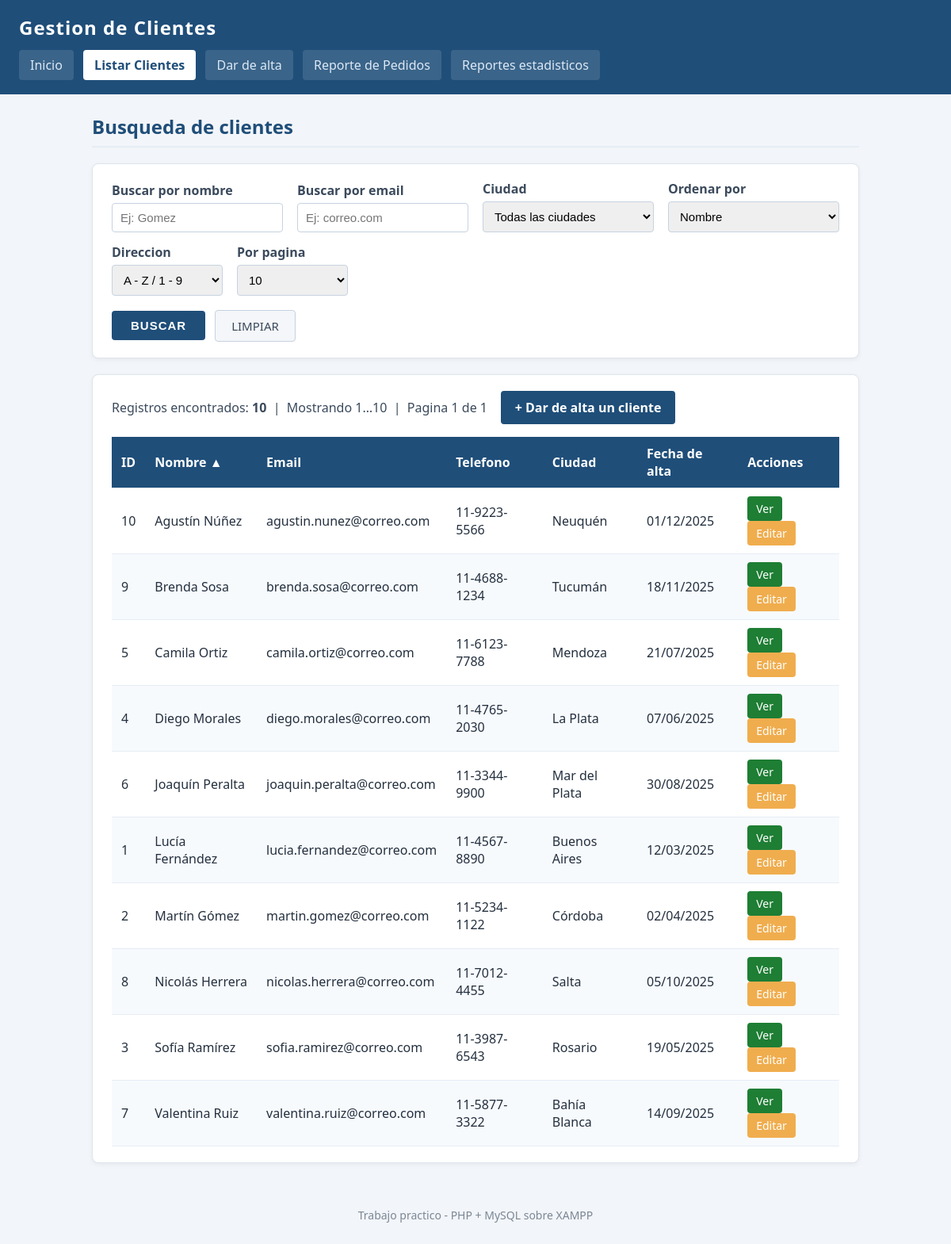
The page /gestion_clientes/listar.php on the database its author committed.
### tables this page shows
CREATE TABLE `clientes` (
  `id` int(11) NOT NULL,
  `nombre` varchar(80) NOT NULL,
  `email` varchar(120) NOT NULL,
  `telefono` varchar(30) DEFAULT NULL,
  `ciudad` varchar(60) DEFAULT NULL,
  `fecha_alta` date NOT NULL
);

### gestion_clientes/clientes_datos.php (called while the page is built, shortened)
<?php
function armar_filtros_clientes(array $filtros): array
{
    $condiciones = [];
    $parametros  = [];
    $buscar = trim((string) ($filtros['buscar'] ?? ''));
    $email  = trim((string) ($filtros['email'] ?? ''));
    $ciudad = trim((string) ($filtros['ciudad'] ?? ''));
    $where = empty($condiciones) ? '' : ' WHERE ' . implode(' AND ', $condiciones);
    return [$where, $parametros];
}
function contar_clientes(PDO $conexion, array $filtros): int
{
    [$where, $parametros] = armar_filtros_clientes($filtros);
    $sql = "SELECT COUNT(*) FROM clientes" . $where;
    $stmt = $conexion->prepare($sql);
    $stmt->execute($parametros);
    return (int) $stmt->fetchColumn();
}
function buscar_clientes(
    PDO $conexion,
    array $filtros,
    string $orden,
    string $direccion,
    int $inicio,
    int $porPagina
): array {
    [$where, $parametros] = armar_filtros_clientes($filtros);
    $columna = COLUMNAS_ORDEN_CLIENTES[$orden] ?? 'nombre';
    $sentido = (strtoupper($direccion) === 'DESC') ? 'DESC' : 'ASC';
    $sql = "SELECT id, nombre, email, telefono, ciudad, fecha_alta
            FROM clientes" . $where .
           " ORDER BY $columna $sentido, id ASC
            LIMIT :inicio, :cantidad";
    $stmt = $conexion->prepare($sql);
    $stmt->bindValue(':inicio',   $inicio,    PDO::PARAM_INT);
    $stmt->bindValue(':cantidad', $porPagina, PDO::PARAM_INT);
    $stmt->execute();
    return $stmt->fetchAll(PDO::FETCH_ASSOC);
}

### gestion_clientes/listar.php (the view, shortened to what this page needs)
<?php
require_once 'funciones.php';
require_once 'conexion.php';
require_once 'clientes_datos.php';
$conexion = obtener_conexion();
$buscar = trim($_GET['buscar'] ?? '');
$email  = trim($_GET['email'] ?? '');
$ciudad = trim($_GET['ciudad'] ?? '');
$orden = $_GET['orden'] ?? 'nombre';
$direccion = (strtoupper($_GET['dir'] ?? '') === 'DESC') ? 'DESC' : 'ASC';
$porPagina = isset($_GET['por_pagina']) ? (int) $_GET['por_pagina'] : 10;
$opcionesPorPagina = [5, 10, 20, 50];
$filtros = [
    'buscar'     => $buscar,
    'email'      => $email,
    'ciudad'     => $ciudad,
    'orden'      => $orden,
    'dir'        => $direccion,
    'por_pagina' => $porPagina,
];
$totalRegistros = contar_clientes($conexion, $filtros);
$totalPaginas   = max(1, (int) ceil($totalRegistros / $porPagina));
$pagina = isset($_GET['pagina']) ? (int) $_GET['pagina'] : 1;
$pagina = min($pagina, $totalPaginas);
$inicio  = ($pagina - 1) * $porPagina;
$clientes = buscar_clientes($conexion, $filtros, $orden, $direccion, $inicio, $porPagina);
$desdeRegistro = $totalRegistros === 0 ? 0 : $inicio + 1;
$hastaRegistro = $totalRegistros === 0 ? 0 : $inicio + count($clientes);
function url_orden(array $filtros, string $columna, string $dirActual, string $columnaActiva): string
{
    $nuevaDir = ($columna === $columnaActiva && $dirActual === 'ASC') ? 'DESC' : 'ASC';
    return 'listar.php?' . http_build_query(array_merge($filtros, [
        'orden' => $columna,
        'dir'   => $nuevaDir,
        'pagina' => 1,
    ]));
}
cabecera('Buscar Clientes', 'listado');
?>
<h2>Busqueda de clientes</h2>
<div class="tarjeta">
    <form action="listar.php" method="GET" class="formulario-busqueda">
        <div class="grupo-campos">
            <div class="campo">
                <label for="buscar">Buscar por nombre</label>
                <input type="text" id="buscar" name="buscar" maxlength="80"
                       value="<?= e($buscar) ?>" placeholder="Ej: Gomez">
            </div>
            <div class="campo">
                <label for="email">Buscar por email</label>
                <input type="text" id="email" name="email" maxlength="120"
                       value="<?= e($email) ?>" placeholder="Ej: correo.com">
            </div>
            <div class="campo">
                <label for="ciudad">Ciudad</label>
                <select id="ciudad" name="ciudad">
                    <option value="">Todas las ciudades</option>
                </select>
            </div>
            <div class="campo">
                <label for="orden">Ordenar por</label>
                <select id="orden" name="orden">
                    <option value="nombre" <?= $orden === 'nombre' ? 'selected' : '' ?>>Nombre</option>
                </select>
            </div>
            <div class="campo campo-corto">
                <label for="dir">Direccion</label>
                <select id="dir" name="dir">
                    <option value="ASC"  <?= $direccion === 'ASC'  ? 'selected' : '' ?>>A - Z / 1 - 9</option>
                </select>
            </div>
            <div class="campo campo-corto">
                <label for="por_pagina">Por pagina</label>
                <select id="por_pagina" name="por_pagina">
                    <?php foreach ($opcionesPorPagina as $cantidad) { ?>
                        <option value="<?= $cantidad ?>"
                            <?= $porPagina === $cantidad ? 'selected' : '' ?>>
                            <?= $cantidad ?>
                        </option>
                    <?php } ?>
                </select>
            </div>
        </div>
        <div class="acciones-busqueda">
            <button type="submit" class="boton-buscar">BUSCAR</button>
            <a class="boton-limpiar" href="listar.php">LIMPIAR</a>
        </div>
    </form>
</div>
<div class="tarjeta">
    <p class="resumen">
        Registros encontrados: <strong><?= e($totalRegistros) ?></strong>
        <?php if ($totalRegistros > 0) { ?>
            &nbsp;|&nbsp; Mostrando <?= e($desdeRegistro) ?>&hellip;<?= e($hastaRegistro) ?>
            &nbsp;|&nbsp; Pagina <?= e($pagina) ?> de <?= e($totalPaginas) ?>
        <?php } ?>
        <a class="boton-nuevo" href="cliente_alta.php">+ Dar de alta un cliente</a>
    </p>
    <?php if ($totalRegistros === 0) { ?>
        <!-- ==================================================
             MENSAJE CUANDO NO EXISTEN RESULTADOS
             ================================================== -->
        <p class="sin-resultados">
            No se encontraron clientes con los filtros aplicados.
            <?php if ($buscar !== '' || $email !== '' || $ciudad !== '') { ?>
                Prob&aacute; con <a href="listar.php">limpiar la busqueda</a>.
            <?php } ?>
        </p>
    <?php } else { ?>
        <div class="tabla-envoltura">
            <table>
                <thead>
                    <tr>
                        <th>
                            <a class="orden-columna" href="<?= e(url_orden($filtros, 'id', $direccion, $orden)) ?>">
                                ID <?= $orden === 'id' ? ($direccion === 'ASC' ? '&#9650;' : '&#9660;') : '' ?>
                            </a>
                        </th>
                        <th>
                            <a class="orden-columna" href="<?= e(url_orden($filtros, 'nombre', $direccion, $orden)) ?>">
                                Nombre <?= $orden === 'nombre' ? ($direccion === 'ASC' ? '&#9650;' : '&#9660;') : '' ?>
                            </a>
                        </th>
                        <th>
                            <a class="orden-columna" href="<?= e(url_orden($filtros, 'email', $direccion, $orden)) ?>">
                                Email <?= $orden === 'email' ? ($direccion === 'ASC' ? '&#9650;' : '&#9660;') : '' ?>
                            </a>
                        </th>
                        <th>Telefono</th>
                        <th>
                            <a class="orden-columna" href="<?= e(url_orden($filtros, 'ciudad', $direccion, $orden)) ?>">
                                Ciudad <?= $orden === 'ciudad' ? ($direccion === 'ASC' ? '&#9650;' : '&#9660;') : '' ?>
                            </a>
                        </th>
                        <th>Fecha de alta</th>
                        <th>Acciones</th>
                    </tr>
                </thead>
                <tbody>
                <?php foreach ($clientes as $cliente) { ?>
                    <tr>
                        <td><?= e($cliente['id']) ?></td>
                        <td><?= e($cliente['nombre']) ?></td>
                        <td><?= e($cliente['email']) ?></td>
                        <td><?= e($cliente['telefono'] ?? '') ?></td>
                        <td><?= e($cliente['ciudad'] ?? '') ?></td>
                        <td><?= e(date('d/m/Y', strtotime($cliente['fecha_alta']))) ?></td>
                        <td>
                            <a class="boton boton-ver"
                               href="cliente_ver.php?id=<?= e($cliente['id']) ?>">Ver</a>
                            <a class="boton boton-editar"
                               href="cliente_editar.php?id=<?= e($cliente['id']) ?>">Editar</a>
                        </td>
                    </tr>
                <?php } ?>
                </tbody>
            </table>
        </div>
    <?php } ?>
</div>
<?php pie(); ?>

### gestion_clientes/funciones.php (shortened to what this page needs)
<?php
function e($texto): string
{
    return htmlspecialchars((string) $texto, ENT_QUOTES, 'UTF-8');
}
function cabecera(string $titulo, string $activa = ''): void
{
    ?>
<!DOCTYPE html>
<html lang="es">
<head>
    <link rel="stylesheet" href="estilos.css">
</head>
<body>
<header class="cabecera">
    <h1>Gestion de Clientes</h1>
    <nav class="menu">
        <a href="index.php"            class="<?= $activa === 'menu'    ? 'activo' : '' ?>">Inicio</a>
        <a href="listar.php"           class="<?= $activa === 'listado' ? 'activo' : '' ?>">Listar Clientes</a>
        <a href="cliente_alta.php"     class="<?= $activa === 'alta'    ? 'activo' : '' ?>">Dar de alta</a>
        <a href="reporte_pedidos.php"  class="<?= $activa === 'reporte'  ? 'activo' : '' ?>">Reporte de Pedidos</a>
        <a href="reportes.php"         class="<?= $activa === 'reportes' ? 'activo' : '' ?>">Reportes estadisticos</a>
    </nav>
</header>
<main class="contenido">
    <?php
}
function pie(): void
{
    ?>
</main>
<footer class="pie">
    <p>Trabajo practico - PHP + MySQL sobre XAMPP</p>
</footer>
</body>
</html>
    <?php
}

### gestion_clientes/estilos.css (style rules this page uses)
* { box-sizing: border-box; }
body { margin: 0; font-family: "Segoe UI", Tahoma, Arial, sans-serif; font-size: 16px; color: #24303f; background-color: #f2f5f9; }
.cabecera { background-color: #1f4e79; color: #ffffff; padding: 18px 24px; }
.cabecera h1 { margin: 0 0 12px 0; font-size: 24px; letter-spacing: 1px; }
.menu a { display: inline-block; margin-right: 8px; padding: 8px 14px; color: #dce8f5; text-decoration: none; border-radius: 4px; background-color: rgba(255, 255, 255, 0.12); }
.menu a.activo { background-color: #ffffff; color: #1f4e79; font-weight: bold; }
.contenido { max-width: 1000px; margin: 24px auto; padding: 0 16px; }
.tarjeta { background-color: #ffffff; border: 1px solid #dde4ec; border-radius: 8px; padding: 20px 24px; margin-bottom: 20px; box-shadow: 0 2px 6px rgba(0, 0, 0, 0.05); }
h2 { margin-top: 0; color: #1f4e79; border-bottom: 2px solid #e6edf5; padding-bottom: 8px; }
table { width: 100%; border-collapse: collapse; margin-top: 10px; }
th, td { padding: 10px 12px; text-align: left; border-bottom: 1px solid #e6edf5; }
th { background-color: #1f4e79; color: #ffffff; }
tbody tr:nth-child(even) { background-color: #f7fafd; }
.tabla-envoltura { overflow-x: auto; }
form { max-width: 520px; }
.campo { margin-bottom: 14px; }
.campo label { display: block; margin-bottom: 5px; font-weight: bold; color: #3b4a5c; }
.campo input, .campo select { width: 100%; padding: 9px 10px; border: 1px solid #c6d2e0; border-radius: 4px; font-size: 15px; }
.boton { display: inline-block; padding: 5px 10px; border-radius: 4px; text-decoration: none; font-size: 14px; border: 1px solid transparent; }
.boton-editar { background-color: #f0ad4e; color: #ffffff; }
.boton-nuevo { display: inline-block; background-color: #1f4e79; color: #ffffff; padding: 10px 18px; border-radius: 4px; text-decoration: none; font-weight: bold; }
.pie { text-align: center; color: #7b8794; font-size: 14px; padding: 18px 0 26px 0; }
.formulario-busqueda { max-width: none; }
.formulario-busqueda .grupo-campos { display: flex; flex-wrap: wrap; gap: 14px 18px; align-items: flex-end; }
.formulario-busqueda .campo { flex: 1 1 180px; margin-bottom: 0; }
.formulario-busqueda .campo.campo-corto { flex: 0 1 140px; }
.formulario-busqueda .acciones-busqueda { display: flex; align-items: center; gap: 12px; margin-top: 18px; }
.boton-buscar { background-color: #1f4e79; color: #ffffff; border: none; padding: 10px 24px; font-size: 15px; font-weight: bold; border-radius: 4px; cursor: pointer; letter-spacing: 1px; }
.boton-limpiar { display: inline-block; padding: 9px 20px; border: 1px solid #c6d2e0; border-radius: 4px; color: #3b4a5c; text-decoration: none; background-color: #f4f6f9; font-size: 15px; }
.resumen { margin: 0 0 6px 0; color: #3b4a5c; }
a.orden-columna { color: #ffffff; text-decoration: none; font-weight: bold; }
.boton-ver { background-color: #1e7e34; color: #ffffff; }

### rows shown on the page
clientes: id "10", nombre "Agustín Núñez", email "agustin.nunez@correo.com", telefono "11-9223-5566", ciudad "Neuquén", fecha_alta "01/12/2025"
clientes: id "9", nombre "Brenda Sosa", email "brenda.sosa@correo.com", telefono "11-4688-1234", ciudad "Tucumán", fecha_alta "18/11/2025"
clientes: id "5", nombre "Camila Ortiz", email "camila.ortiz@correo.com", telefono "11-6123-7788", ciudad "Mendoza", fecha_alta "21/07/2025"
clientes: id "4", nombre "Diego Morales", email "diego.morales@correo.com", telefono "11-4765-2030", ciudad "La Plata", fecha_alta "07/06/2025"
clientes: id "6", nombre "Joaquín Peralta", email "joaquin.peralta@correo.com", telefono "11-3344-9900", ciudad "Mar del Plata", fecha_alta "30/08/2025"
clientes: id "1", nombre "Lucía Fernández", email "lucia.fernandez@correo.com", telefono "11-4567-8890", ciudad "Buenos Aires", fecha_alta "12/03/2025"
clientes: id "2", nombre "Martín Gómez", email "martin.gomez@correo.com", telefono "11-5234-1122", ciudad "Córdoba", fecha_alta "02/04/2025"
clientes: id "8", nombre "Nicolás Herrera", email "nicolas.herrera@correo.com", telefono "11-7012-4455", ciudad "Salta", fecha_alta "05/10/2025"
clientes: id "3", nombre "Sofía Ramírez", email "sofia.ramirez@correo.com", telefono "11-3987-6543", ciudad "Rosario", fecha_alta "19/05/2025"
clientes: id "7", nombre "Valentina Ruiz", email "valentina.ruiz@correo.com", telefono "11-5877-3322", ciudad "Bahía Blanca", fecha_alta "14/09/2025"

### other values the page prints
$totalRegistros "10"
$desdeRegistro "1"
$hastaRegistro "10"
$pagina "1"
$totalPaginas "1"
form field por_pagina "10"
